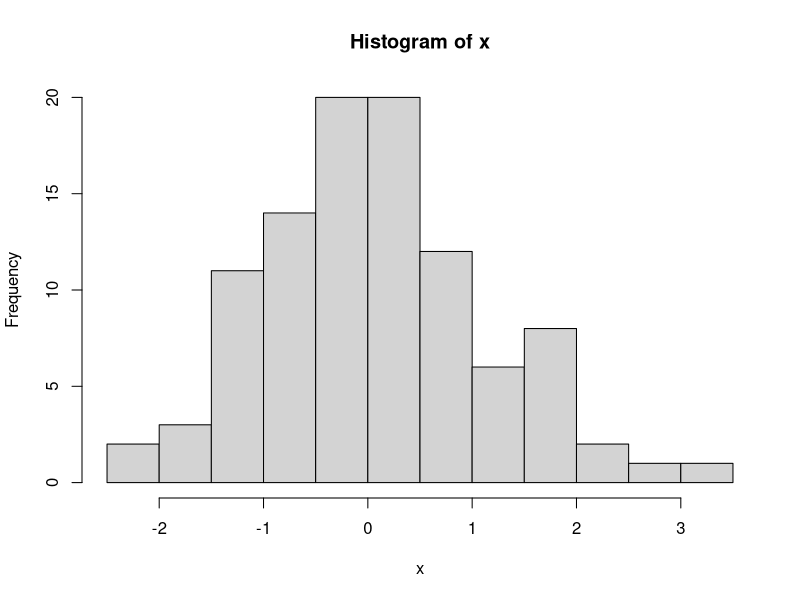
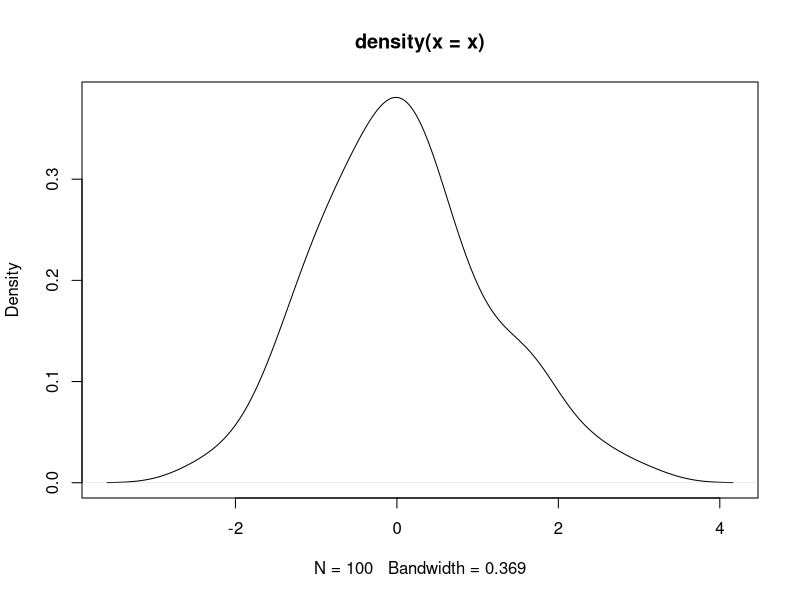
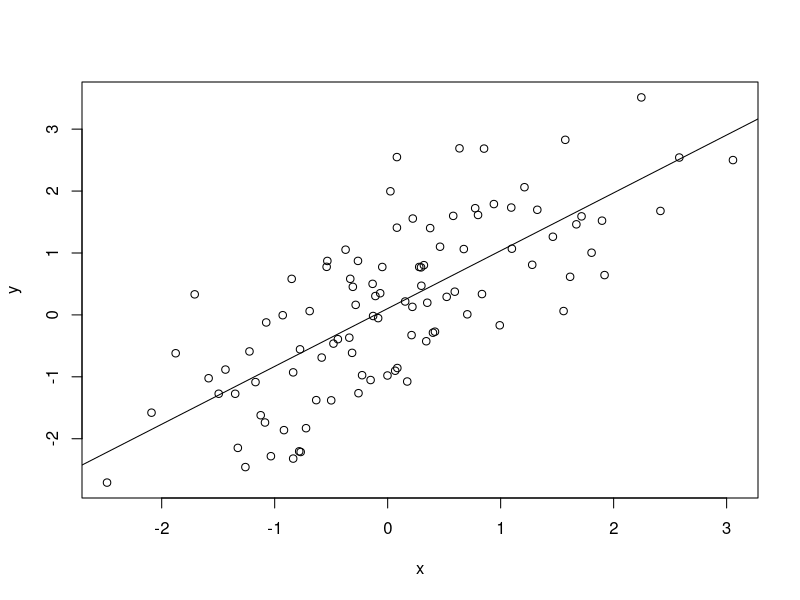

These figures' R source, in order: (Note: this script raises an error after producing the figures.)
## ---- chunk 1
knitr::opts_chunk$set(
  collapse = TRUE
)
## ---- chunk 2
1 + 1
## ---- chunk 3
c(1, 2, 3)
c("January", "February", "March")
c(TRUE, FALSE)
## ---- chunk 4
age <- c(27, NA, 32, 29)
gender <- factor(
    c("Female", "Male", "Non-binary", NA),
    levels = c("Female", "Male", "Non-binary")
)
## ---- chunk 5
df <- data.frame(
    age = c(27, NA, 32, 29),
    gender = gender
)
df
## ---- chunk 6
rnorm(5)        # 5 random normal deviates
x <- rnorm(100) # 100 random normal deviates
hist(x)         # histogram, approximately normal
plot(density(x)) # a little more sophisticated?
## ---- chunk 7
y <- x + rnorm(100)
plot(y ~ x)
fit <- lm(y ~ x)
fit         # an R 'object' containing information about the
            # regression of y on x
abline(fit) # plot points and fitted regression line
anova(fit)  # statistical summary of linear regression
## ---- chunk 8
hello <- function(who) {
    paste("hello", who, "with", nchar(who), "letters in your name")
}
hello("Martin")
## ---- chunk 9
names <- c("Martin", "Thomas")
lapply(names, hello)
## ---- chunk 10
## iterate over the numbers 1 through 8, 'sleeping' for 1 second
## each. Takes about 8 seconds...
system.time({
    lapply(1:8, function(i) Sys.sleep(1))
})

## sleep in parallel -- takes only 2 seconds
library(parallel)
cl <- makeCluster(4) # cluster of 4 workers
system.time({
    parLapply(cl, 1:8, function(i) Sys.sleep(1))
})
## ---- chunk 11
library(dplyr)
## ---- chunk 12
tbl <- tibble(
    x = rnorm(100),
    y = x + rnorm(100)
)

## e.g., only displays the first 10 rows
tbl
## ---- chunk 13
tbl |>
    ## e.g., just rows with non-negative values of x and y
    filter(x > 0, y > 0) |>
    ## add a column
    mutate(distance_from_origin = sqrt(x^2 + y^2))
## ---- chunk 14
library(ggplot2)
ggplot(tbl) +
    aes(x, y) +                # use 'x' and 'y' columns for plotting...
    geom_point() +             # ...plot points...
    geom_smooth(method = "lm") # ...linear regresion
## ---- chunk 15
    vignette(package = "ggplot2")
